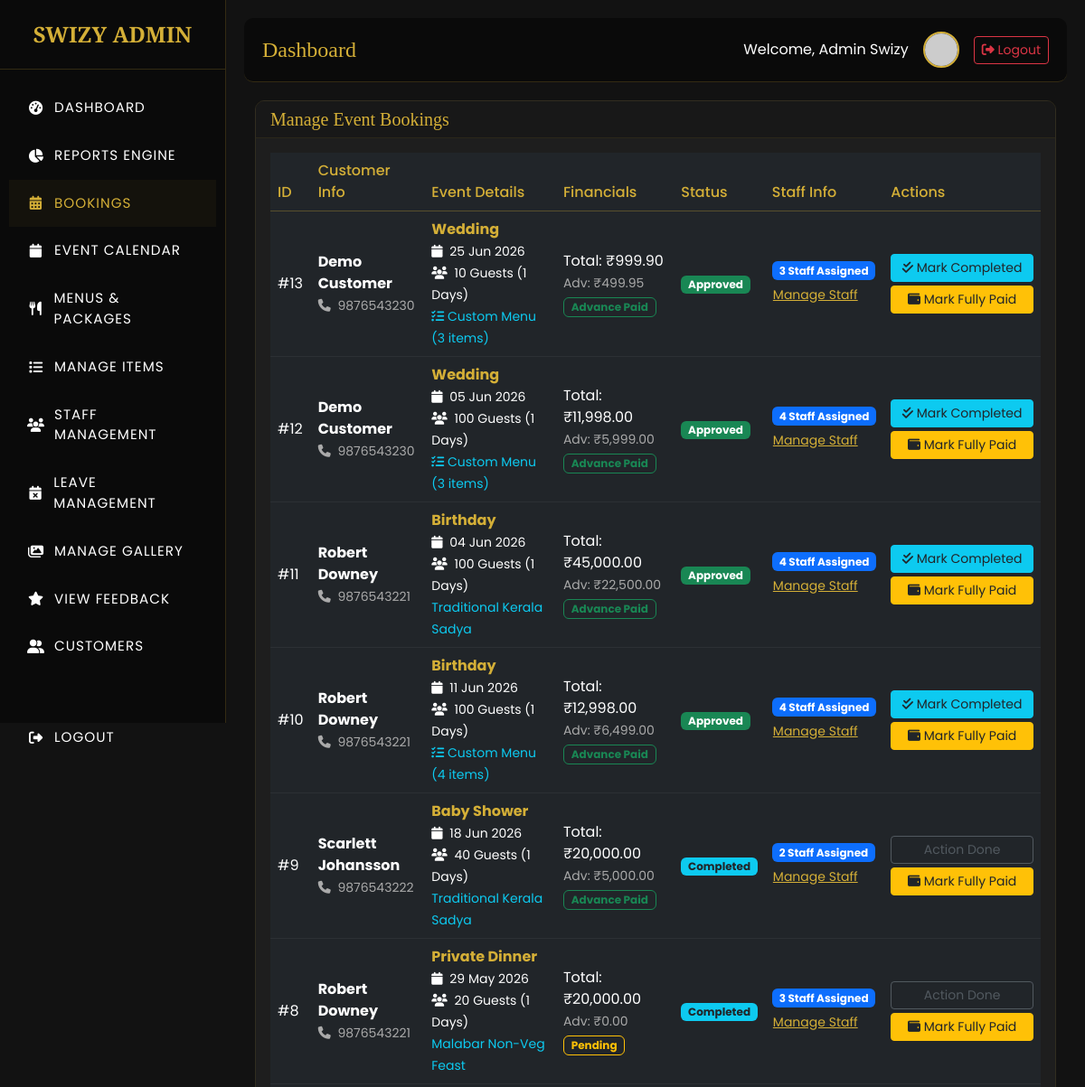
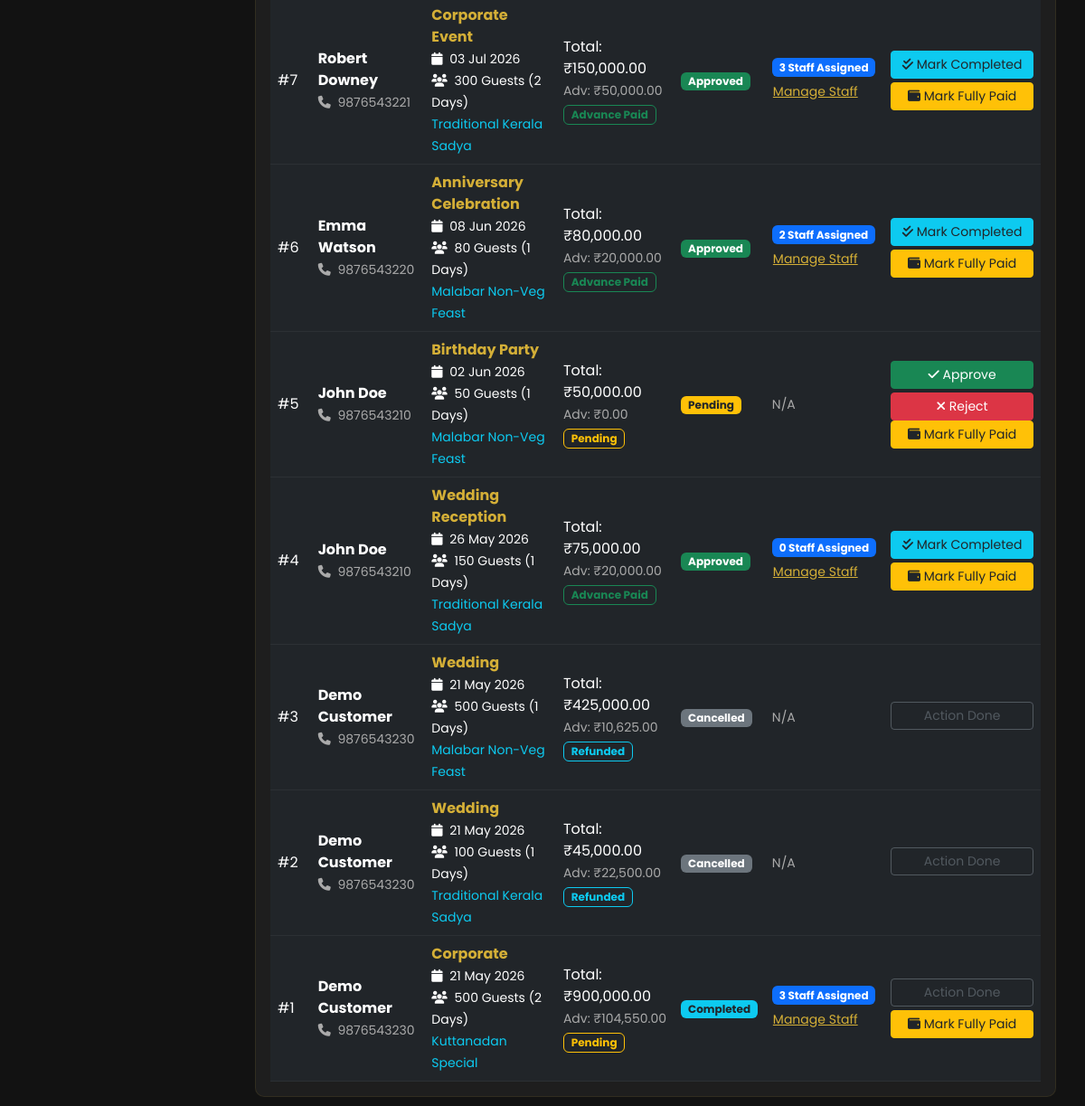
The app's page /admin/bookings.php (signed in) with its own data (2 pictures, top to bottom).
### tables this page shows
CREATE TABLE IF NOT EXISTS `bookings` (
  `id` int NOT NULL AUTO_INCREMENT,
  `customer_id` int NOT NULL,
  `event_type` varchar(100) NOT NULL,
  `guest_count` int NOT NULL,
  `event_date` date NOT NULL,
  `event_days` int DEFAULT '1',
  `location` varchar(255) NOT NULL,
  `package_id` int DEFAULT NULL,
  `is_custom` tinyint(1) DEFAULT '0',
  `custom_items` json DEFAULT NULL,
  `total_amount` decimal(10,2) NOT NULL,
  `advance_amount` decimal(10,2) NOT NULL,
  `payment_status` enum('pending','advance_paid','fully_paid','refunded') DEFAULT 'pending',
  `booking_status` enum('pending','approved','rejected','completed','cancelled') DEFAULT 'pending',
  `special_notes` text,
  `created_at` timestamp NULL DEFAULT CURRENT_TIMESTAMP,
  PRIMARY KEY (`id`),
  KEY `customer_id` (`customer_id`),
  KEY `package_id` (`package_id`)
);

CREATE TABLE IF NOT EXISTS `users` (
  `id` int NOT NULL AUTO_INCREMENT,
  `role` enum('admin','customer','chef','server','site_manager') NOT NULL,
  `name` varchar(255) NOT NULL,
  `email` varchar(100) NOT NULL,
  `phone` varchar(20) NOT NULL,
  `password` varchar(255) NOT NULL,
  `profile_image` varchar(255) DEFAULT 'default.png',
  `availability_status` tinyint(1) DEFAULT '1',
  `active_status` tinyint(1) DEFAULT '1',
  `created_at` timestamp NULL DEFAULT CURRENT_TIMESTAMP,
  `updated_at` timestamp NULL DEFAULT CURRENT_TIMESTAMP ON UPDATE CURRENT_TIMESTAMP,
  PRIMARY KEY (`id`),
  UNIQUE KEY `email` (`email`)
);

CREATE TABLE IF NOT EXISTS `menu_packages` (
  `id` int NOT NULL AUTO_INCREMENT,
  `package_name` varchar(255) NOT NULL,
  `package_type` enum('normal','premium','luxury') NOT NULL,
  `category` enum('veg','non-veg','both') NOT NULL,
  `price` decimal(10,2) NOT NULL,
  `guest_limit` int DEFAULT '0',
  `image` varchar(255) NOT NULL,
  `menu_items` json NOT NULL,
  `status` tinyint(1) DEFAULT '1',
  PRIMARY KEY (`id`)
);

### classes/DataAccess.class.php (called while the page is built, shortened)
<?php
class DataAccess
{
	private $_con,$_query,$_errors;
	public function __construct()
	{
		if(!$this->_con=mysqli_connect(DB_HOST,DB_USER,DB_PASSWORD,DB_NAME))
		{
			die("connection Error");
		}
		$this->_errors ="";
	}
    public function getDataJoin($fields,$table,$condition = "1",$join=NULL)
	{
		$this->_query = "select ";
		if(is_array($fields))
		{
				$this->_query.=implode(",",$fields);
        }
		$this->_query.=" from $table ";
        if(isset($join) && $join!=NULL)
        {
            if(is_array($join))
            {
                foreach($join as $i=>$v)
                {
                    if(is_array($v))
                    {
                        if($v['1']=='innerjoin' || $v['1']=='join' || $v['1']=='')
                        {
                            $this->_query.=" inner join ".$i." on ".$v['0'];
                        }
                        else if($v['1']=='leftjoin')
                        {
                            $this->_query.=" left join ".$i." on ".$v['0'];
                        }
                        else if($v['1']=='rightjoin')
                        {
                            $this->_query.=" right join ".$i." on ".$v['0'];
                        }
                    }
                }
            }
        }
        $this->_query.=" where $condition";
		$resref=mysqli_query($this->_con,$this->_query);
		$dataArr = array();
		if(mysqli_num_rows($resref))
		{
			while($rows = mysqli_fetch_assoc($resref))
			{
				$dataArr[] = $rows;
			}
		}
		return $dataArr;
	}
	public function count($field,$table,$condition="1")
	{
		if($this->_checkTable($table))
		{
			if($this->_checkFieldsIndexed(array($field),$table))
			{
				$this->_query="select count($field) as count from $table where $condition";
				$resref= mysqli_query($this->_con,$this->_query);
				$row = mysqli_fetch_assoc($resref);
				return $row["count"];
			}
			else
			{
				return false;
			}
		}
		else
		{
			$this->_errors.="<p>$table not present</p>";
			return false;
		}
	}
	private function _checkTable($table)
	{
		$q="show tables";
		$resref = mysqli_query($this->_con,$q);
		if(mysqli_num_rows($resref))
		{
			while($row=mysqli_fetch_array($resref))
			{
				if($row[0]==$table)
				{
					return true;
				}
			}
		}
		return false;
	}
	private function _checkFieldsIndexed($data,$table)
	{
		if($this->_checkTable($table))
		{
			$fieldArr=array();
			$q="describe $table";
			$resref = mysqli_query($this->_con,$q);
			while($row=mysqli_fetch_assoc($resref))
			{
				$fieldArr[] = $row["Field"];
			}
			$flag = true;
			return $flag;
		}
		return 0;
	}
}
?>

### admin/bookings.php (the view, shortened to what this page needs)
<?php require_once('header.php');
$dao = new DataAccess();
$bookings = $dao->getDataJoin(
    array("bookings.*", "users.name as customer_name", "users.phone", "menu_packages.package_name"),
    "bookings",
    "1 ORDER BY bookings.id DESC",
    array(
        "users" => array("bookings.customer_id=users.id", "innerjoin"),
        "menu_packages" => array("bookings.package_id=menu_packages.id", "leftjoin")
    )
);
?>
<div class="container-fluid">
    <div class="card">
        <div class="card-header d-flex justify-content-between align-items-center">
            <h5 class="mb-0">Manage Event Bookings</h5>
        </div>
        <div class="card-body">
            <div class="table-responsive">
                <table class="table table-hover table-dark mb-0 align-middle">
                    <thead>
                        <tr>
                            <th>ID</th>
                            <th>Customer Info</th>
                            <th>Event Details</th>
                            <th>Financials</th>
                            <th>Status</th>
                            <th>Staff Info</th>
                            <th>Actions</th>
                        </tr>
                    </thead>
                    <tbody>
                        <?php if(!empty($bookings)): foreach($bookings as $bk): ?>
                        <tr>
                            <td>#<?= $bk['id'] ?></td>
                            <td>
                                <strong><?= htmlspecialchars($bk['customer_name']) ?></strong><br>
                                <small class="text-muted"><i class="fa fa-phone me-1"></i> <?= htmlspecialchars($bk['phone']) ?></small>
                            </td>
                            <td>
                                <strong class="text-gold" style="color:var(--primary-gold);"><?= htmlspecialchars($bk['event_type']) ?></strong><br>
                                <small><i class="fa fa-calendar me-1"></i> <?= date('d M Y', strtotime($bk['event_date'])) ?></small>
                                <br>
                                <small><i class="fa fa-users me-1"></i> <?= $bk['guest_count'] ?> Guests (<?= $bk['event_days'] ?> Days)</small><br>
                                <?php if($bk['is_custom']): ?>
                                    <small class="text-info"><i class="fa fa-list-check"></i> Custom Menu (<?php $c_items = json_decode($bk['custom_items']); echo is_array($c_items) ? count($c_items) : 0; ?> items)</small>
                                <?php else: ?>
                                    <small class="text-info"><?= htmlspecialchars($bk['package_name']) ?></small>
                                <?php endif; ?>
                            </td>
                            <td>
                                <span>Total: ₹<?= number_format($bk['total_amount'], 2) ?></span><br>
                                <small class="text-muted">Adv: ₹<?= number_format($bk['advance_amount'], 2) ?></small><br>
                                <?php if($bk['payment_status'] == 'pending'): ?>
                                    <span class="badge border border-warning text-warning mt-1" style="font-size: 0.75rem;">Pending</span>
                                <?php elseif($bk['payment_status'] == 'advance_paid'): ?>
                                    <span class="badge border border-success text-success mt-1" style="font-size: 0.75rem;">Advance Paid</span>
                                <?php elseif($bk['payment_status'] == 'fully_paid'): ?>
                                    <span class="badge bg-success mt-1" style="font-size: 0.75rem;">Fully Paid</span>
                                <?php elseif($bk['payment_status'] == 'refunded'): ?>
                                    <span class="badge border border-info text-info mt-1" style="font-size: 0.75rem;">Refunded</span>
                                <?php endif; ?>
                            </td>
                            <td>
                                <?php if($bk['booking_status'] == 'pending'): ?>
                                    <span class="badge bg-warning text-dark">Pending</span>
                                <?php elseif($bk['booking_status'] == 'approved'): ?>
                                    <span class="badge bg-success">Approved</span>
                                <?php elseif($bk['booking_status'] == 'rejected'): ?>
                                    <span class="badge bg-danger">Rejected</span>
                                <?php elseif($bk['booking_status'] == 'cancelled'): ?>
                                    <span class="badge bg-secondary">Cancelled</span>
                                <?php else: ?>
                                    <span class="badge bg-info text-dark"><?= ucfirst($bk['booking_status']) ?></span>
                                <?php endif; ?>
                            </td>
                            <td>
                                <?php
                                if($bk['booking_status'] == 'approved' || $bk['booking_status'] == 'completed') {
                                    $staff_count = $dao->count("id", "booking_staff", "booking_id=".$bk['id']);
                                    echo "<span class='badge bg-primary'>$staff_count Staff Assigned</span>";
                                    echo "<br><a href='staff_assign.php?id=".$bk['id']."' class='btn btn-link btn-sm text-gold px-0' style='color:var(--primary-gold);'>Manage Staff</a>";
                                } else {
                                    echo "<span class='text-muted small'>N/A</span>";
                                }
                                ?>
                            </td>
                            <td>
                                <?php if($bk['booking_status'] == 'pending'): ?>
                                    <a href="../approve/approve_booking.php?id=<?= $bk['id'] ?>" class="btn btn-sm btn-success mb-1 w-100" onclick="return confirm('Approve booking and auto-allocate staff?');"><i class="fa fa-check"></i> Approve</a>
                                    <a href="../issue/reject_booking.php?id=<?= $bk['id'] ?>" class="btn btn-sm btn-danger w-100" onclick="return confirm('Reject this booking?');"><i class="fa fa-times"></i> Reject</a>
                                <?php elseif($bk['booking_status'] == 'approved'): ?>
                                    <a href="../status/complete_booking.php?id=<?= $bk['id'] ?>" class="btn btn-sm btn-info text-dark mb-1 w-100" onclick="return confirm('Are you sure you want to mark this event as completed?');"><i class="fa fa-check-double"></i> Mark Completed</a>
                                <?php else: ?>
                                    <button class="btn btn-sm btn-outline-secondary w-100 disabled mb-1">Action Done</button>
                                <?php endif; ?>
                                <?php if($bk['payment_status'] != 'fully_paid' && $bk['booking_status'] != 'cancelled' && $bk['booking_status'] != 'rejected'): ?>
                                    <a href="../status/update_payment.php?id=<?= $bk['id'] ?>" class="btn btn-sm btn-warning text-dark w-100" onclick="return confirm('Mark this booking as fully paid?');"><i class="fa fa-wallet"></i> Mark Fully Paid</a>
                                <?php endif; ?>
                            </td>
                        </tr>
                        <?php endforeach; else: ?>
                        <tr><td colspan="7" class="text-center text-muted py-4">No bookings found.</td></tr>
                        <?php endif; ?>
                    </tbody>
                </table>
            </div>
        </div>
    </div>
</div>
<?php require_once('footer.php'); ?>

### assets/css/style.css (style rules this page uses)
:root { --primary-gold: #d4af37; --dark-bg: #0a0a0a; --card-bg: rgba(25, 25, 25, 0.9); --text-light: #ffffff; --text-muted: #aaaaaa; --transition: all 0.4s cubic-bezier(0.25, 0.8, 0.25, 1); }
body { background-color: var(--dark-bg); color: var(--text-light); font-family: 'Poppins', sans-serif; overflow-x: hidden; scroll-behavior: smooth; }
h1, h2, h3, h4, h5, h6, .brand-font { font-family: 'Playfair Display', serif; }
.text-muted { color: var(--text-muted) !important; }

### admin/header.php (style rules this page uses)
:root { --primary-gold: #d4af37; --dark-bg: #121212; --sidebar-bg: #0a0a0a; --card-bg: #1e1e1e; --text-light: #ffffff; --text-muted: #aaaaaa; }
body { background-color: var(--dark-bg); color: var(--text-light); font-family: 'Poppins', sans-serif; overflow-x: hidden; }
.text-muted { color: var(--text-muted) !important; }
.card { background: var(--card-bg); border: 1px solid rgba(212, 175, 55, 0.1); border-radius: 10px; color: var(--text-light); }
.card-header { background: rgba(0,0,0,0.2); border-bottom: 1px solid rgba(212, 175, 55, 0.1); color: var(--primary-gold); }
.table { color: var(--text-light); }
.table th { border-bottom: 1px solid rgba(212, 175, 55, 0.3); color: var(--primary-gold); font-weight: 500; }
.table td { border-bottom: 1px solid rgba(255, 255, 255, 0.05); vertical-align: middle; }

### records on screen
bookings: id "13", users.name "Demo Customer", users.phone "9876543230", event_type "Wedding", event_date "25 Jun 2026", guest_count "10", event_days "1", custom_items "3", total_amount "999.90", advance_amount "499.95", payment_status "Advance Paid", booking_status "Approved", staff_count "3"
bookings: id "12", users.name "Demo Customer", users.phone "9876543230", event_type "Wedding", event_date "05 Jun 2026", guest_count "100", event_days "1", custom_items "3", total_amount "11,998.00", advance_amount "5,999.00", payment_status "Advance Paid", booking_status "Approved", staff_count "4"
bookings: id "11", users.name "Robert Downey", users.phone "9876543221", event_type "Birthday", event_date "04 Jun 2026", guest_count "100", event_days "1", menu_packages.package_name "Traditional Kerala Sadya", total_amount "45,000.00", advance_amount "22,500.00", payment_status "Advance Paid", booking_status "Approved", staff_count "4"
bookings: id "10", users.name "Robert Downey", users.phone "9876543221", event_type "Birthday", event_date "11 Jun 2026", guest_count "100", event_days "1", custom_items "4", total_amount "12,998.00", advance_amount "6,499.00", payment_status "Advance Paid", booking_status "Approved", staff_count "4"
bookings: id "9", users.name "Scarlett Johansson", users.phone "9876543222", event_type "Baby Shower", event_date "18 Jun 2026", guest_count "40", event_days "1", menu_packages.package_name "Traditional Kerala Sadya", total_amount "20,000.00", advance_amount "5,000.00", payment_status "Advance Paid", booking_status "Completed", staff_count "2", shows "Action Done"
bookings: id "8", users.name "Robert Downey", users.phone "9876543221", event_type "Private Dinner", event_date "29 May 2026", guest_count "20", event_days "1", menu_packages.package_name "Malabar Non-Veg Feast", total_amount "20,000.00", advance_amount "0.00", payment_status "Pending", booking_status "Completed", staff_count "3", shows "Action Done"
bookings: id "7", users.name "Robert Downey", users.phone "9876543221", event_type "Corporate Event", event_date "03 Jul 2026", guest_count "300", event_days "2", menu_packages.package_name "Traditional Kerala Sadya", total_amount "150,000.00", advance_amount "50,000.00", payment_status "Advance Paid", booking_status "Approved", staff_count "3"
bookings: id "6", users.name "Emma Watson", users.phone "9876543220", event_type "Anniversary Celebration", event_date "08 Jun 2026", guest_count "80", event_days "1", menu_packages.package_name "Malabar Non-Veg Feast", total_amount "80,000.00", advance_amount "20,000.00", payment_status "Advance Paid", booking_status "Approved", staff_count "2"
bookings: id "5", users.name "John Doe", users.phone "9876543210", event_type "Birthday Party", event_date "02 Jun 2026", guest_count "50", event_days "1", menu_packages.package_name "Malabar Non-Veg Feast", total_amount "50,000.00", advance_amount "0.00", payment_status "Pending", booking_status "Pending"
bookings: id "4", users.name "John Doe", users.phone "9876543210", event_type "Wedding Reception", event_date "26 May 2026", guest_count "150", event_days "1", menu_packages.package_name "Traditional Kerala Sadya", total_amount "75,000.00", advance_amount "20,000.00", payment_status "Advance Paid", booking_status "Approved", staff_count "0"
bookings: id "3", users.name "Demo Customer", users.phone "9876543230", event_type "Wedding", event_date "21 May 2026", guest_count "500", event_days "1", menu_packages.package_name "Malabar Non-Veg Feast", total_amount "425,000.00", advance_amount "10,625.00", payment_status "Refunded", booking_status "Cancelled"
bookings: id "2", users.name "Demo Customer", users.phone "9876543230", event_type "Wedding", event_date "21 May 2026", guest_count "100", event_days "1", menu_packages.package_name "Traditional Kerala Sadya", total_amount "45,000.00", advance_amount "22,500.00", payment_status "Refunded", booking_status "Cancelled"
bookings: id "1", users.name "Demo Customer", users.phone "9876543230", event_type "Corporate", event_date "21 May 2026", guest_count "500", event_days "2", menu_packages.package_name "Kuttanadan Special", total_amount "900,000.00", advance_amount "104,550.00", payment_status "Pending", booking_status "Completed", staff_count "3", shows "Action Done"

### other values on screen
$_SESSION['name'] "Admin Swizy"
